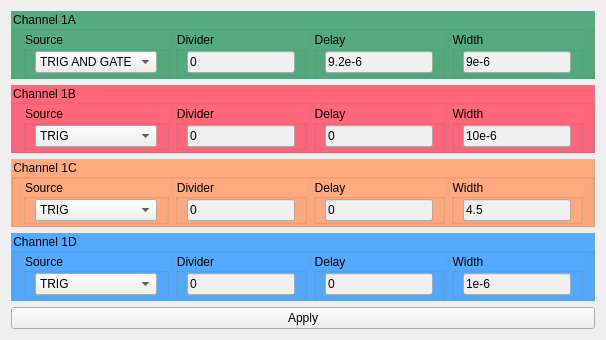
         <widget class="QWidget" name="tab_10">
          <attribute name="title">
           <string>Main trigger box</string>
          </attribute>
          <layout class="QGridLayout" name="gridLayout_58">
           <item row="1" column="0">
            <widget class="QGroupBox" name="groupBox_32">
             <property name="sizePolicy">
              <sizepolicy hsizetype="Preferred" vsizetype="Fixed">
               <horstretch>0</horstretch>
               <verstretch>0</verstretch>
              </sizepolicy>
             </property>
             <property name="styleSheet">
              <string notr="true">background-color: rgb(255, 103, 123);</string>
             </property>
             <property name="title">
              <string>Channel 1B</string>
             </property>
             <layout class="QGridLayout" name="gridLayout_43" columnstretch="1,1,1,1">
              <property name="topMargin">
               <number>0</number>
              </property>
              <property name="bottomMargin">
               <number>0</number>
              </property>
              <property name="verticalSpacing">
               <number>0</number>
              </property>
              <item row="0" column="0">
               <widget class="QGroupBox" name="groupBox_33">
                <property name="title">
                 <string>Source</string>
                </property>
                <layout class="QGridLayout" name="gridLayout_44">
                 <property name="topMargin">
                  <number>0</number>
                 </property>
                 <property name="bottomMargin">
                  <number>0</number>
                 </property>
                 <item row="0" column="0">
                  <widget class="QComboBox" name="comboBox_6">
                   <property name="styleSheet">
                    <string notr="true">background-color: rgb(240, 240, 240);</string>
                   </property>
                   <item>
                    <property name="text">
                     <string>TRIG</string>
                    </property>
                   </item>
                   <item>
                    <property name="text">
                     <string>TRIG AND GATE</string>
                    </property>
                   </item>
                  </widget>
                 </item>
                </layout>
               </widget>
              </item>
              <item row="0" column="1">
               <widget class="QGroupBox" name="groupBox_34">
                <property name="title">
                 <string>Divider</string>
                </property>
                <layout class="QGridLayout" name="gridLayout_45">
                 <property name="topMargin">
                  <number>0</number>
                 </property>
                 <property name="bottomMargin">
                  <number>0</number>
                 </property>
                 <item row="0" column="0">
                  <widget class="QLineEdit" name="lineEdit_13">
                   <property name="styleSheet">
                    <string notr="true">background-color: rgb(240, 240, 240);</string>
                   </property>
                   <property name="text">
                    <string>0</string>
                   </property>
                  </widget>
                 </item>
                </layout>
               </widget>
              </item>
              <item row="0" column="2">
               <widget class="QGroupBox" name="groupBox_35">
                <property name="title">
                 <string>Delay</string>
                </property>
                <layout class="QGridLayout" name="gridLayout_46">
                 <property name="topMargin">
                  <number>0</number>
                 </property>
                 <property name="bottomMargin">
                  <number>0</number>
                 </property>
                 <item row="0" column="0">
                  <widget class="QLineEdit" name="lineEdit_14">
                   <property name="styleSheet">
                    <string notr="true">background-color: rgb(240, 240, 240);</string>
                   </property>
                   <property name="text">
                    <string>0</string>
                   </property>
                  </widget>
                 </item>
                </layout>
               </widget>
              </item>
              <item row="0" column="3">
               <widget class="QGroupBox" name="groupBox_36">
                <property name="title">
                 <string>Width</string>
                </property>
                <layout class="QGridLayout" name="gridLayout_47">
                 <property name="topMargin">
                  <number>0</number>
                 </property>
                 <property name="bottomMargin">
                  <number>0</number>
                 </property>
                 <item row="0" column="0">
                  <widget class="QLineEdit" name="lineEdit_15">
                   <property name="styleSheet">
                    <string notr="true">background-color: rgb(240, 240, 240);</string>
                   </property>
                   <property name="text">
                    <string>10e-6</string>
                   </property>
                  </widget>
                 </item>
                </layout>
               </widget>
              </item>
             </layout>
            </widget>
           </item>
           <item row="0" column="0">
            <widget class="QGroupBox" name="groupBox_27">
             <property name="sizePolicy">
              <sizepolicy hsizetype="Preferred" vsizetype="Fixed">
               <horstretch>0</horstretch>
               <verstretch>0</verstretch>
              </sizepolicy>
             </property>
             <property name="styleSheet">
              <string notr="true">background-color: rgb(85, 170, 127);</string>
             </property>
             <property name="title">
              <string>Channel 1A</string>
             </property>
             <layout class="QGridLayout" name="gridLayout_41" columnstretch="1,1,1,1">
              <property name="topMargin">
               <number>0</number>
              </property>
              <property name="bottomMargin">
               <number>0</number>
              </property>
              <property name="verticalSpacing">
               <number>0</number>
              </property>
              <item row="0" column="0">
               <widget class="QGroupBox" name="groupBox_28">
                <property name="title">
                 <string>Source</string>
                </property>
                <layout class="QGridLayout" name="gridLayout_37">
                 <property name="topMargin">
                  <number>0</number>
                 </property>
                 <property name="bottomMargin">
                  <number>0</number>
                 </property>
                 <item row="0" column="0">
                  <widget class="QComboBox" name="comboBox_5">
                   <property name="styleSheet">
                    <string notr="true">background-color: rgb(240, 240, 240);</string>
                   </property>
                   <item>
                    <property name="text">
                     <string>TRIG AND GATE</string>
                    </property>
                   </item>
                   <item>
                    <property name="text">
                     <string>TRIG</string>
                    </property>
                   </item>
                  </widget>
                 </item>
                </layout>
               </widget>
              </item>
              <item row="0" column="1">
               <widget class="QGroupBox" name="groupBox_29">
                <property name="title">
                 <string>Divider</string>
                </property>
                <layout class="QGridLayout" name="gridLayout_38">
                 <property name="topMargin">
                  <number>0</number>
                 </property>
                 <property name="bottomMargin">
                  <number>0</number>
                 </property>
                 <item row="0" column="0">
                  <widget class="QLineEdit" name="lineEdit_9">
                   <property name="autoFillBackground">
                    <bool>false</bool>
                   </property>
                   <property name="styleSheet">
                    <string notr="true">background-color: rgb(240, 240, 240);</string>
                   </property>
                   <property name="text">
                    <string>0</string>
                   </property>
                  </widget>
                 </item>
                </layout>
               </widget>
              </item>
              <item row="0" column="2">
               <widget class="QGroupBox" name="groupBox_30">
                <property name="title">
                 <string>Delay</string>
                </property>
                <layout class="QGridLayout" name="gridLayout_39">
                 <property name="topMargin">
                  <number>0</number>
                 </property>
                 <property name="bottomMargin">
                  <number>0</number>
                 </property>
                 <item row="0" column="0">
                  <widget class="QLineEdit" name="lineEdit_10">
                   <property name="autoFillBackground">
                    <bool>false</bool>
                   </property>
                   <property name="styleSheet">
                    <string notr="true">background-color: rgb(240, 240, 240);</string>
                   </property>
                   <property name="text">
                    <string>9.2e-6</string>
                   </property>
                  </widget>
                 </item>
                </layout>
               </widget>
              </item>
              <item row="0" column="3">
               <widget class="QGroupBox" name="groupBox_31">
                <property name="title">
                 <string>Width</string>
                </property>
                <layout class="QGridLayout" name="gridLayout_40">
                 <property name="topMargin">
                  <number>0</number>
                 </property>
                 <property name="bottomMargin">
                  <number>0</number>
                 </property>
                 <item row="0" column="0">
                  <widget class="QLineEdit" name="lineEdit_11">
                   <property name="autoFillBackground">
                    <bool>false</bool>
                   </property>
                   <property name="styleSheet">
                    <string notr="true">background-color: rgb(240, 240, 240);</string>
                   </property>
                   <property name="text">
                    <string>9e-6</string>
                   </property>
                  </widget>
                 </item>
                </layout>
               </widget>
              </item>
             </layout>
            </widget>
           </item>
           <item row="2" column="0">
            <widget class="QGroupBox" name="groupBox_37">
             <property name="sizePolicy">
              <sizepolicy hsizetype="Preferred" vsizetype="Fixed">
               <horstretch>0</horstretch>
               <verstretch>0</verstretch>
              </sizepolicy>
             </property>
             <property name="styleSheet">
              <string notr="true">background-color: rgb(255, 170, 127);</string>
             </property>
             <property name="title">
              <string>Channel 1C</string>
             </property>
             <layout class="QGridLayout" name="gridLayout_48" columnstretch="1,1,1,1">
              <property name="topMargin">
               <number>0</number>
              </property>
              <property name="bottomMargin">
               <number>0</number>
              </property>
              <property name="verticalSpacing">
               <number>0</number>
              </property>
              <item row="0" column="0">
               <widget class="QGroupBox" name="groupBox_38">
                <property name="title">
                 <string>Source</string>
                </property>
                <layout class="QGridLayout" name="gridLayout_49">
                 <property name="topMargin">
                  <number>0</number>
                 </property>
                 <property name="bottomMargin">
                  <number>0</number>
                 </property>
                 <item row="0" column="0">
                  <widget class="QComboBox" name="comboBox_7">
                   <property name="styleSheet">
                    <string notr="true">background-color: rgb(240, 240, 240);</string>
                   </property>
                   <item>
                    <property name="text">
                     <string>TRIG</string>
                    </property>
                   </item>
                   <item>
                    <property name="text">
                     <string>TRIG AND GATE</string>
                    </property>
                   </item>
                  </widget>
                 </item>
                </layout>
               </widget>
              </item>
              <item row="0" column="1">
               <widget class="QGroupBox" name="groupBox_39">
                <property name="title">
                 <string>Divider</string>
                </property>
                <layout class="QGridLayout" name="gridLayout_50">
                 <property name="topMargin">
                  <number>0</number>
                 </property>
                 <property name="bottomMargin">
                  <number>0</number>
                 </property>
                 <item row="0" column="0">
                  <widget class="QLineEdit" name="lineEdit_17">
                   <property name="styleSheet">
                    <string notr="true">background-color: rgb(240, 240, 240);</string>
                   </property>
                   <property name="text">
                    <string>0</string>
                   </property>
                  </widget>
                 </item>
                </layout>
               </widget>
              </item>
              <item row="0" column="2">
               <widget class="QGroupBox" name="groupBox_40">
                <property name="title">
                 <string>Delay</string>
                </property>
                <layout class="QGridLayout" name="gridLayout_51">
                 <property name="topMargin">
                  <number>0</number>
                 </property>
                 <property name="bottomMargin">
                  <number>0</number>
                 </property>
                 <item row="0" column="0">
                  <widget class="QLineEdit" name="lineEdit_18">
                   <property name="styleSheet">
                    <string notr="true">background-color: rgb(240, 240, 240);</string>
                   </property>
                   <property name="text">
                    <string>0</string>
                   </property>
                  </widget>
                 </item>
                </layout>
               </widget>
              </item>
              <item row="0" column="3">
               <widget class="QGroupBox" name="groupBox_41">
                <property name="title">
                 <string>Width</string>
                </property>
                <layout class="QGridLayout" name="gridLayout_52">
                 <property name="topMargin">
                  <number>0</number>
                 </property>
                 <property name="bottomMargin">
                  <number>0</number>
                 </property>
                 <item row="0" column="0">
                  <widget class="QLineEdit" name="lineEdit_19">
                   <property name="styleSheet">
                    <string notr="true">background-color: rgb(240, 240, 240);</string>
                   </property>
                   <property name="text">
                    <string>4.5</string>
                   </property>
                  </widget>
                 </item>
                </layout>
               </widget>
              </item>
             </layout>
            </widget>
           </item>
           <item row="3" column="0">
            <widget class="QGroupBox" name="groupBox_42">
             <property name="sizePolicy">
              <sizepolicy hsizetype="Preferred" vsizetype="Fixed">
               <horstretch>0</horstretch>
               <verstretch>0</verstretch>
              </sizepolicy>
             </property>
             <property name="styleSheet">
              <string notr="true">background-color: rgb(85, 170, 255);</string>
             </property>
             <property name="title">
              <string>Channel 1D</string>
             </property>
             <layout class="QGridLayout" name="gridLayout_53" columnstretch="1,1,1,1">
              <property name="topMargin">
               <number>0</number>
              </property>
              <property name="bottomMargin">
               <number>0</number>
              </property>
              <property name="verticalSpacing">
               <number>0</number>
              </property>
              <item row="0" column="0">
               <widget class="QGroupBox" name="groupBox_43">
                <property name="title">
                 <string>Source</string>
                </property>
                <layout class="QGridLayout" name="gridLayout_54">
                 <property name="topMargin">
                  <number>0</number>
                 </property>
                 <property name="bottomMargin">
                  <number>0</number>
                 </property>
                 <item row="0" column="0">
                  <widget class="QComboBox" name="comboBox_8">
                   <property name="styleSheet">
                    <string notr="true">background-color: rgb(240, 240, 240);</string>
                   </property>
                   <item>
                    <property name="text">
                     <string>TRIG</string>
                    </property>
                   </item>
                   <item>
                    <property name="text">
                     <string>TRIG AND GATE</string>
                    </property>
                   </item>
                  </widget>
                 </item>
                </layout>
               </widget>
              </item>
              <item row="0" column="1">
               <widget class="QGroupBox" name="groupBox_44">
                <property name="title">
                 <string>Divider</string>
                </property>
                <layout class="QGridLayout" name="gridLayout_55">
                 <property name="topMargin">
                  <number>0</number>
                 </property>
                 <property name="bottomMargin">
                  <number>0</number>
                 </property>
                 <item row="0" column="0">
                  <widget class="QLineEdit" name="lineEdit_21">
                   <property name="styleSheet">
                    <string notr="true">background-color: rgb(240, 240, 240);</string>
                   </property>
                   <property name="text">
                    <string>0</string>
                   </property>
                  </widget>
                 </item>
                </layout>
               </widget>
              </item>
              <item row="0" column="2">
               <widget class="QGroupBox" name="groupBox_45">
                <property name="title">
                 <string>Delay</string>
                </property>
                <layout class="QGridLayout" name="gridLayout_56">
                 <property name="topMargin">
                  <number>0</number>
                 </property>
                 <property name="bottomMargin">
                  <number>0</number>
                 </property>
                 <item row="0" column="0">
                  <widget class="QLineEdit" name="lineEdit_22">
                   <property name="styleSheet">
                    <string notr="true">background-color: rgb(240, 240, 240);</string>
                   </property>
                   <property name="text">
                    <string>0</string>
                   </property>
                  </widget>
                 </item>
                </layout>
               </widget>
              </item>
              <item row="0" column="3">
               <widget class="QGroupBox" name="groupBox_46">
                <property name="title">
                 <string>Width</string>
                </property>
                <layout class="QGridLayout" name="gridLayout_57">
                 <property name="topMargin">
                  <number>0</number>
                 </property>
                 <property name="bottomMargin">
                  <number>0</number>
                 </property>
                 <item row="0" column="0">
                  <widget class="QLineEdit" name="lineEdit_23">
                   <property name="styleSheet">
                    <string notr="true">background-color: rgb(240, 240, 240);</string>
                   </property>
                   <property name="text">
                    <string>1e-6</string>
                   </property>
                  </widget>
                 </item>
                </layout>
               </widget>
              </item>
             </layout>
            </widget>
           </item>
           <item row="4" column="0">
            <widget class="QPushButton" name="pushButton_10">
             <property name="text">
              <string>Apply</string>
             </property>
            </widget>
           </item>
          </layout>
         </widget>
